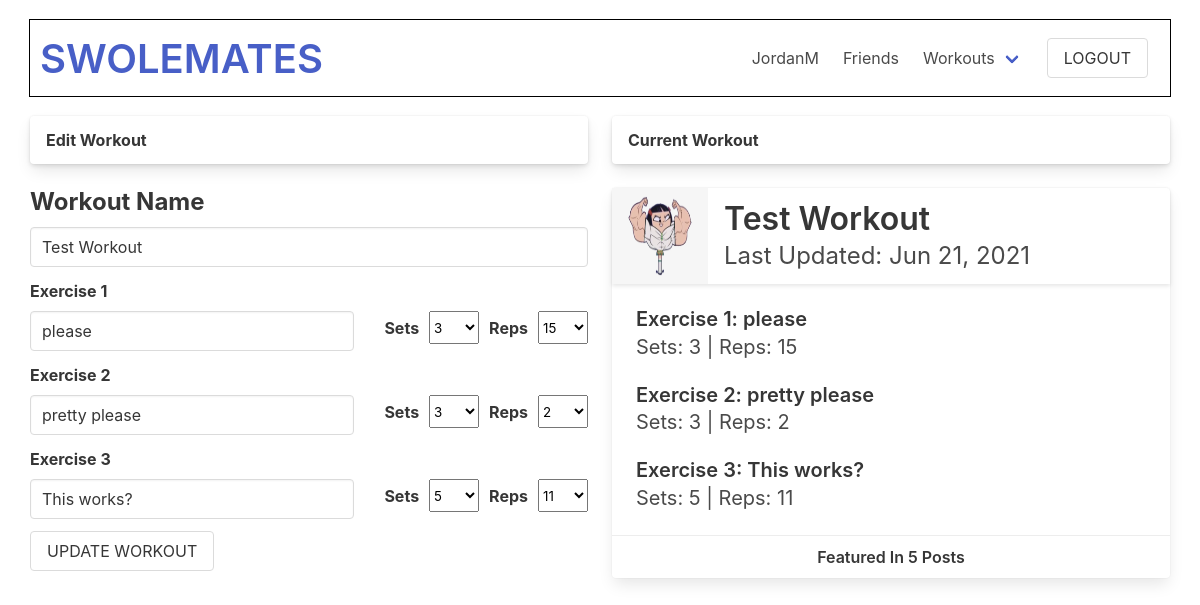
Page /swolemates/workout/15/edit (signed in) on the committed database.
### swolemates_app/models.py (models this page shows, shortened)
class User(models.Model):
    first_name = models.CharField(max_length = 50)
    last_name = models.CharField(max_length = 50)
    username = models.CharField(max_length=45, unique=True)
    email = models.EmailField(unique=True)
    password = models.CharField(max_length = 60)
    profile_photo = models.ImageField(default='default.png', upload_to = "images/")
    bio = models.TextField(blank=True, null=True)
    fav_exercises = models.TextField(blank=True, null=True)
    objects = UserManager()
    friends = models.ManyToManyField('self', blank=True)
    created_at = models.DateTimeField(auto_now_add=True)
    updated_at = models.DateTimeField(auto_now=True)
    def __str__(self):
        return self.username

class Workout(models.Model):
    name = models.CharField(max_length=50)
    created_by = models.ForeignKey(User, related_name="workouts", on_delete=models.CASCADE)
    liked_by = models.ManyToManyField(User, related_name="liked_workouts", blank=True)
    objects = WorkoutManager()
    created_at = models.DateTimeField(auto_now_add=True)
    updated_at = models.DateTimeField(auto_now=True)

class Exercise(models.Model):
    workout = models.ForeignKey(Workout, related_name="exercises", on_delete=models.CASCADE)
    name = models.CharField(max_length=50)
    set_count = models.IntegerField()
    rep_count = models.IntegerField()
    created_at = models.DateTimeField(auto_now_add=True)
    updated_at = models.DateTimeField(auto_now=True)

class Post(models.Model):
    content = models.TextField()
    image = models.ImageField(null=True, blank=True, upload_to = "images/")
    posted_by = models.ForeignKey(User, related_name="posts", on_delete=models.CASCADE)
    liked_by = models.ManyToManyField(User, related_name="liked_posts", blank=True)
    workout = models.ForeignKey(Workout, null=True, blank=True, related_name="posts", on_delete=models.SET_NULL)
    objects = PostCommentManager()
    created_at = models.DateTimeField(auto_now_add=True)
    updated_at = models.DateTimeField(auto_now=True)

### swolemates_app/views.py (the view)
# urls.py: path('swolemates/workout/<int:id>/edit', views.workout_edit),
def workout_edit(request, id):
    workout = Workout.objects.get(id=id)
    context = {
        "workout": workout,
        "user": User.objects.get(id=request.session['user_id']),
        "exercises": workout.exercises.all()
    }
    return render(request, "workout_edit.html", context)

### swolemates_app/templates/workout_edit.html (shortened to what this page needs)
<!DOCTYPE html>
<html lang="en">
<head>
    <link rel="stylesheet" href="https://cdn.jsdelivr.net/npm/bulma@0.9.3/css/bulma.min.css">
    {% load static %}
    <link rel="stylesheet" href="{% static 'css/profile_edit.css' %}">
</head>
<body>
    <div id="wrapper">
        <nav class="navbar">
            <div class="navbar-brand">
                    <p class="title is-2 is-align-self-center" id="wtf"><a href="/swolemates">SWOLEMATES</a></p>
            </div>
            <div class="navbar-menu navbar-end">
                <a href="/swolemates/user/{{user.username}}" class="navbar-item">
                    {{user.username}}
                </a>
                <a href="/swolemates/user/{{user.username}}/friends" class="navbar-item">
                    Friends
                </a>
                <div class="navbar-item has-dropdown is-hoverable">
                    <a href="/swolemates/user/{{user.username}}/workouts" class="navbar-link">
                        Workouts
                    </a>
                </div>
                <div class="navbar-item">
                    <form action="/logout" method="POST">
                        <input type="submit" value="LOGOUT" class="button" id="logout">
                    </form>
                </div>
            </div>
        </nav>
        <div class="tile is-ancestor">
            <div class="tile is-parent is-6 is-vertical">
                <div class="tile is-child is-12">
                    <div class="card">
                    <header class="card-header">
                        <p class="card-header-title">Edit Workout</p>
                    </header>
                    </div>
                </div>
                <div class="tile is-child">
                    <form action="update" method="POST">
                        <div class="field">
                            <label for="workout_name" class="label title is-4">Workout Name</label>
                            <input type="text" name="workout_name" value="{{ workout.name }}" class="input">
                        </div>
                        {% for exercise in exercises %}
                        <label for="name{{ forloop.counter }}" class="label">Exercise {{forloop.counter}}</label>
                        <div class="field is-grouped is-align-content-center">
                            <input type="text" name="name{{ forloop.counter }}" class="input" value="{{exercise.name}}">
                            <label for="sets{{ forloop.counter }}" class="label" id="space-word">Sets</label>
                            <select name="sets{{ forloop.counter }}" class="select" id="space">
                                <option value="3" {% if exercise.set_count == 3 %}selected {% endif %}>3</option>
                                <option value="5" {% if exercise.set_count == 5 %}selected {% endif %}>5</option>
                            </select>
                            <label for="reps{{ forloop.counter }}" id="space-word" class="label">Reps</label>
                            <select name="reps{{ forloop.counter }}" class="select" id="space">
                                <option value="2" {% if exercise.rep_count == 2 %}selected {% endif %}>2</option>
                                <option value="11" {% if exercise.rep_count == 11 %}selected {% endif %}>11</option>
                                <option value="15" {% if exercise.rep_count == 15 %}selected {% endif %}>15</option>
                            </select>
                        </div>
                        {% endfor %}
                        <input type="submit" value="UPDATE WORKOUT" class="button">
                    </form>
                </div>
            </div>
            <div class="tile is-parent is-vertical">
                <div class="tile is-child is-12">
                    <div class="card">
                    <header class="card-header">
                        <p class="card-header-title">Current Workout</p>
                    </header>
                    </div>
                </div>
                <div class="tile is-child is-12">
                    <div class="card">
                        <header class="card-header">
                            <div class="media is-align-items-center">
                                <div class="media-left">
                                    <img src="/media/{{workout.created_by.profile_photo}}" alt="{{workout.created_by}}'s profile pic" class="image is-96x96">
                                </div>
                                <div class="media-content">
                                    <p class="title is-3">{{workout.name}}</p>
                                    <p class="subtitle is-4">Last Updated: {{workout.updated_at|date:"M d, Y"}}</p>
                                </div>
                            </div>
                        </header>
                        <div class="card-content">
                                {% for exercise in workout.exercises.all %}
                                    <p class="title is-5">
                                        Exercise {{forloop.counter}}: {{exercise.name}}
                                    </p>
                                    <p class="subtitle is-5 is-spaced">Sets: {{exercise.set_count}} | Reps: {{exercise.rep_count}}</p>
                                {% endfor %}
                        </div>
                        <div class="card-footer is-justify-content-flex-start">
                            <div class="card-footer-item">
                                <p class="title is-6">Featured In {{workout.posts.all|length}} Posts</p>
                            </div>
                        </div>
                    </div>
                </div>
            </div>
        </div>
    </div>
</body>

### swolemates_app/static/css/profile_edit.css (style rules this page uses)
* { margin: 0px; padding: 0px; }
#wrapper { width: 95%; margin: auto; }
.is-ancestor { margin: auto; }
#wtf { margin-bottom: 0px; padding-bottom: 0px; }
nav { margin: 20px auto; padding: 10px; outline: 1px solid black; }
#space { margin-left: 10px; min-width: 50px; }
#space-word { margin-left: 10px; padding-top: 5px; }
.is-grouped input { margin-right: 20px; }

### rows in the picture
User: username "JordanM"
Workout: workout_name "Test Workout", created_by.profile_photo (picture), name "Test Workout", updated_at "Jun 21, 2021", posts.all|length "5"
Exercise: name "please", set_count "3", rep_count "15"
Exercise: name "pretty please", set_count "3", rep_count "2"
Exercise: name "This works?", set_count "5", rep_count "11"
